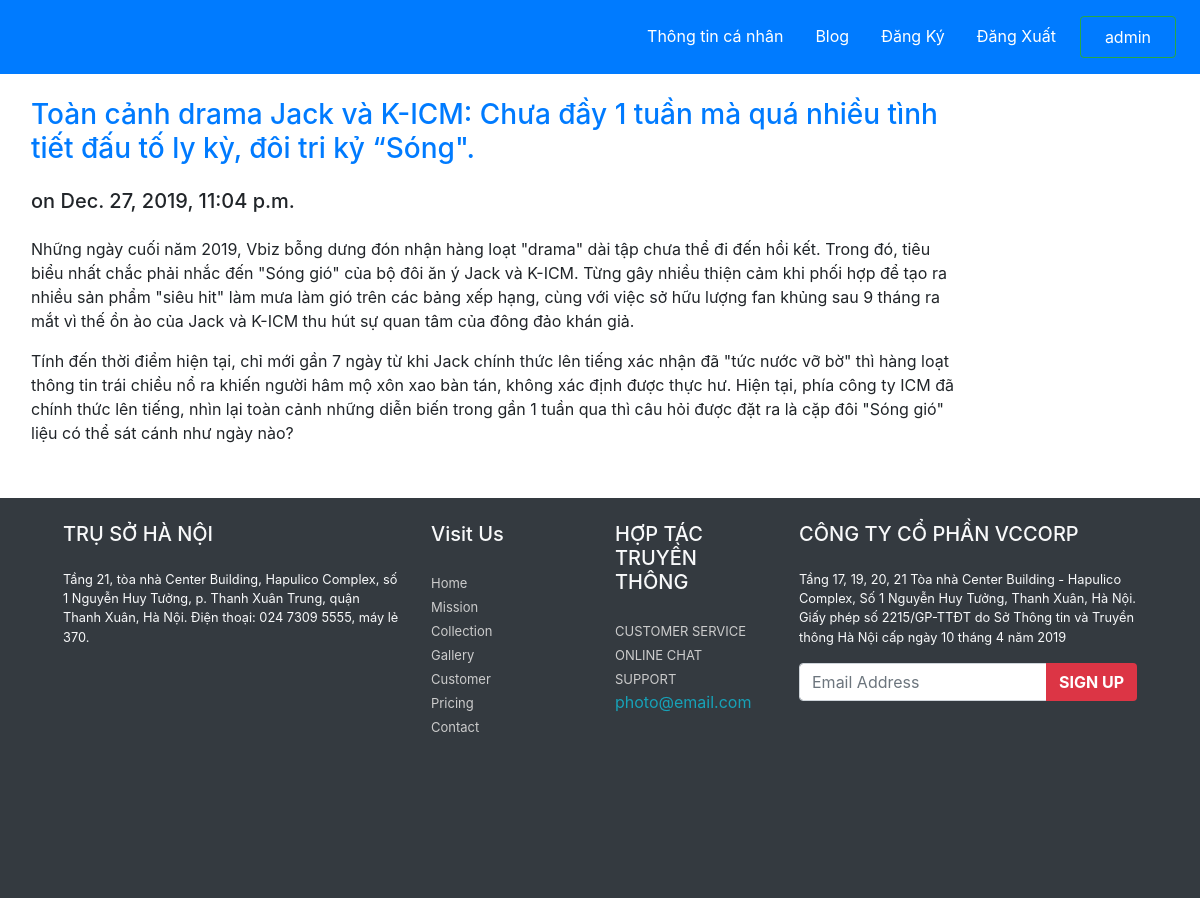
Page /blog/2/ (signed in) on the committed database.
### blog/models.py (models this page shows, shortened)
class Post(models.Model):
    title = models.CharField(max_length=200)
    body = models.TextField()
    date = models.DateTimeField(auto_now_add=True)

### blog/views.py (the view)
# urls.py: path('<int:id>/', views.post, name='post'),
def post(request, id):
    post = Post.objects.get(id=id)
    return render(request, 'blog/post.html', {'post': post})

### blog/templates/blog/post.html (shortened to what this page needs)
{% extends "pages/base.html" %}
{% block content %}
<h3 class="my-4 mx-3"><a href='{% url 'post' post.id %}'>{{post.title}}</a></h3>
<h5 class="my-4 mx-3">on {{post.date}}</h5>
<div class="my-4 mx-3">{{post.body|safe|linebreaks}}</div>
{% endblock  %}

### home/templates/pages/base.html (shortened to what this page needs)
<!DOCTYPE html>
<html lang="en" dir="ltr">
<head>
    {% load staticfiles %}
    <link rel="stylesheet" href="{% static 'css/bootstrap.min.css' %}" type="text/css">
</head>
<body>
     <header>
          <nav class="navbar flex-row-reverse  navbar-expand-sm bg-primary  navbar-light">
                 <ul class="navbar-nav ">
                   <li class="nav-item">
                     <a href="/" class="nav-link m-2 menu-item text-white ">Thông tin cá nhân</a>
                   </li>
                   <li class="nav-item">
                     <a href="{% url 'blog'%}" class="nav-link m-2 menu-item text-white ">Blog</a>
                   </li>
                   <li class="nav-item">
                     <a href="{% url 'register'%}" class="nav-link m-2 menu-item text-white ">Đăng Ký</a>
                   </li>
                    <li class="nav-item">
                        <a class="nav-link m-2 menu-item text-white " href="{% url 'logout' %}">Đăng Xuất</a>
                    </li>
                     <li class="nav-item">
                     <a  class="nav-link m-2 menu-item text-white btn btn-outline-success px-4  ">{% if user.username %}
                        {{user.username}}</a>
                   </li>
                      {% else %}
                        <a class="nav-link m-2 menu-item text-white " href="{% url 'login' %}">Đăng Nhập</a>
                     {% endif %}
                </ul>
          </nav>
      </header>
        <div class="row">
            <div class="col-sm-10">
                 <div class="container-fluid">
                    {% block content %}
                    {% endblock %}
                 </div>
            </div>
        </div>
        <footer class="bg-dark px-5">
      <div class="container-fluid">
        <div class="row text-light py-4">
          <div class="col-lg-4 col-sm-6">
            <h5 class="pb-3">TRỤ SỞ HÀ NỘI</h5>
            <p class="small">Tầng 21, tòa nhà Center Building, Hapulico Complex, số 1 Nguyễn Huy Tưởng,
             p. Thanh Xuân Trung, quận Thanh Xuân, Hà Nội. Điện thoại: 024 7309 5555, máy lẻ 370.</p>
          </div>
          <div class="col-lg-2 col-sm-6">
            <h5 class="pb-3">Visit Us</h5>
            <ul class="list-unstyled">
              <li>
                <a href="#" class="footer-link">Home</a>
              </li>
              <li>
                <a href="#" class="footer-link">Mission</a>
              </li>
              <li>
                <a href="#" class="footer-link">Collection</a>
              </li>
              <li>
                <a href="#" class="footer-link">Gallery</a>
              </li>
              <li>
                <a href="#" class="footer-link">Customer</a>
              </li>
              <li>
                <a href="#" class="footer-link">Pricing</a>
              </li>
              <li>
                <a href="#" class="footer-link">Contact</a>
              </li>
            </ul>
          </div>
          <div class="col-lg-2 col-sm-6">
            <h5 class="pb-3">HỢP TÁC TRUYỀN THÔNG</h5>
            <ul class="list-unstyled">
              <li>
                <a href="#" class="footer-link text-uppercase">Customer Service</a>
              </li>
              <li>
                <a href="#" class="footer-link text-uppercase">Online chat</a>
              </li>
              <li>
                <a href="#" class="footer-link text-uppercase">Support</a>
              </li>
              <li>
                <a href="#" class="text-info">photo@email.com</a>
              </li>
            </ul>
          </div>
          <div class="col-lg-4 col-sm-6" id="Contact">
            <h5 class="pb-3">CÔNG TY CỔ PHẦN VCCORP</h5>
            <p class="small">Tầng 17, 19, 20, 21 Tòa nhà Center Building - Hapulico Complex, Số 1 Nguyễn Huy Tưởng,
              Thanh Xuân, Hà Nội.
              Giấy phép số 2215/GP-TTĐT do Sở Thông tin và Truyền thông Hà Nội cấp ngày 10 tháng 4 năm 2019</p>
              <form class="">
                <div class="input-group">
                  <input type="text" class="form-control" placeholder="Email Address">
                  <div class="input-group-append">
                    <button type="button" class="btn bg-danger text-white text-uppercase font-weight-bold">Sign UP</button>
                  </div>
                </div>
              </form>
              <ul class="list-inline">
              </ul>
          </div>
          </div>
        </div>
    </footer>
</body>
</html>

### home/templates/pages/base.html (style rules this page uses)
.footer-link { color: #ccc; font-size: 13px; transition: all 3s; }
.container-fluid { min-height: 400px; }

### rows in the picture
Post: title "Toàn cảnh drama Jack và K-ICM: Chưa đầy 1 tuần mà quá nhiều tình tiết đấu tố ly kỳ, đôi tri kỷ “Sóng\".", date "Dec. 27, 2019, 11:04 p.m.", body "Những ngày cuối năm 2019, Vbiz bỗng dưng đón nhận hàng loạt \"drama\" dài tập chưa thể đi đến hồi kết. Trong đó, tiêu biểu nhất chắc phải nhắc đến \"Sóng gió\" của bộ đôi ăn ý Jack và K-ICM. Từng gây nhiều thiện cảm khi phối hợp để tạo ra nhiều sản phẩm \"siêu hit\" làm mưa làm gió trên các bảng xếp hạng, cùng với việc sở hữu lượng fan khủng sau 9 tháng ra mắt vì thế ồn ào của Jack và K-ICM thu hút sự quan tâm của đông đảo khán giả. Tính đến thời điểm hiện tại, chỉ mới gần 7 ngày từ khi Jack chính thức lên tiếng xác nhận đã \"tức nước vỡ bờ\" thì hàng loạt thông tin trái chiều nổ ra khiến người hâm mộ xôn xao bàn tán, không xác định được thực hư. Hiện tại, phía công ty ICM đã chính thức lên tiếng,…"

### other values in the picture
{{ user.username }} "admin"
